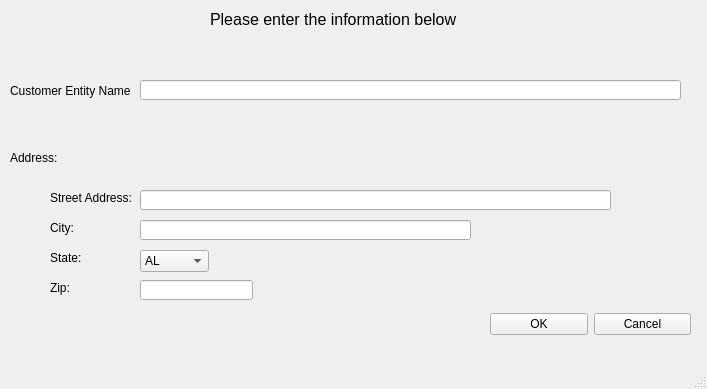
<?xml version="1.0" encoding="UTF-8"?>
<ui version="4.0">
 <class>AddCustomerWindow</class>
 <widget class="QMainWindow" name="AddCustomerWindow">
  <property name="geometry">
   <rect>
    <x>0</x>
    <y>0</y>
    <width>707</width>
    <height>389</height>
   </rect>
  </property>
  <property name="windowTitle">
   <string>MainWindow</string>
  </property>
  <widget class="QWidget" name="centralwidget">
   <widget class="QLabel" name="label">
    <property name="geometry">
     <rect>
      <x>210</x>
      <y>10</y>
      <width>251</width>
      <height>20</height>
     </rect>
    </property>
    <property name="text">
     <string>&lt;html&gt;&lt;head/&gt;&lt;body&gt;&lt;p&gt;&lt;span style=&quot; font-size:12pt;&quot;&gt;Please enter the information below&lt;/span&gt;&lt;/p&gt;&lt;/body&gt;&lt;/html&gt;</string>
    </property>
   </widget>
   <widget class="QLabel" name="Customer_Label">
    <property name="geometry">
     <rect>
      <x>10</x>
      <y>80</y>
      <width>121</width>
      <height>21</height>
     </rect>
    </property>
    <property name="text">
     <string>Customer Entity Name:</string>
    </property>
   </widget>
   <widget class="QLineEdit" name="NameLineEdit">
    <property name="geometry">
     <rect>
      <x>140</x>
      <y>80</y>
      <width>541</width>
      <height>20</height>
     </rect>
    </property>
   </widget>
   <widget class="QLabel" name="label_3">
    <property name="geometry">
     <rect>
      <x>10</x>
      <y>150</y>
      <width>51</width>
      <height>16</height>
     </rect>
    </property>
    <property name="text">
     <string>Address:</string>
    </property>
   </widget>
   <widget class="QLabel" name="Street_Label">
    <property name="geometry">
     <rect>
      <x>50</x>
      <y>190</y>
      <width>81</width>
      <height>16</height>
     </rect>
    </property>
    <property name="text">
     <string>Street Address:</string>
    </property>
   </widget>
   <widget class="QLabel" name="City_Label">
    <property name="geometry">
     <rect>
      <x>50</x>
      <y>220</y>
      <width>31</width>
      <height>16</height>
     </rect>
    </property>
    <property name="text">
     <string>City:</string>
    </property>
   </widget>
   <widget class="QLabel" name="label_2">
    <property name="geometry">
     <rect>
      <x>50</x>
      <y>250</y>
      <width>31</width>
      <height>16</height>
     </rect>
    </property>
    <property name="text">
     <string>State:</string>
    </property>
   </widget>
   <widget class="QLabel" name="Zip_Label">
    <property name="geometry">
     <rect>
      <x>50</x>
      <y>280</y>
      <width>31</width>
      <height>16</height>
     </rect>
    </property>
    <property name="text">
     <string>Zip:</string>
    </property>
   </widget>
   <widget class="QLineEdit" name="StreetLineEdit">
    <property name="geometry">
     <rect>
      <x>140</x>
      <y>190</y>
      <width>471</width>
      <height>20</height>
     </rect>
    </property>
   </widget>
   <widget class="QLineEdit" name="CityLineEdit">
    <property name="geometry">
     <rect>
      <x>140</x>
      <y>220</y>
      <width>331</width>
      <height>20</height>
     </rect>
    </property>
   </widget>
   <widget class="QComboBox" name="statecomboBox">
    <property name="geometry">
     <rect>
      <x>140</x>
      <y>250</y>
      <width>69</width>
      <height>22</height>
     </rect>
    </property>
    <item>
     <property name="text">
      <string>AL</string>
     </property>
    </item>
    <item>
     <property name="text">
      <string>AK</string>
     </property>
    </item>
    <item>
     <property name="text">
      <string>AZ</string>
     </property>
    </item>
    <item>
     <property name="text">
      <string>AR</string>
     </property>
    </item>
    <item>
     <property name="text">
      <string>CA</string>
     </property>
    </item>
    <item>
     <property name="text">
      <string>CO</string>
     </property>
    </item>
    <item>
     <property name="text">
      <string>CT</string>
     </property>
    </item>
    <item>
     <property name="text">
      <string>DE</string>
     </property>
    </item>
    <item>
     <property name="text">
      <string>FL</string>
     </property>
    </item>
    <item>
     <property name="text">
      <string>GA</string>
     </property>
    </item>
    <item>
     <property name="text">
      <string>HI</string>
     </property>
    </item>
    <item>
     <property name="text">
      <string>ID</string>
     </property>
    </item>
    <item>
     <property name="text">
      <string>IL</string>
     </property>
    </item>
    <item>
     <property name="text">
      <string>IN</string>
     </property>
    </item>
    <item>
     <property name="text">
      <string>IA</string>
     </property>
    </item>
    <item>
     <property name="text">
      <string>KS</string>
     </property>
    </item>
    <item>
     <property name="text">
      <string>KY</string>
     </property>
    </item>
    <item>
     <property name="text">
      <string>LA</string>
     </property>
    </item>
    <item>
     <property name="text">
      <string>ME</string>
     </property>
    </item>
    <item>
     <property name="text">
      <string>MD</string>
     </property>
    </item>
    <item>
     <property name="text">
      <string>MA</string>
     </property>
    </item>
    <item>
     <property name="text">
      <string>MI</string>
     </property>
    </item>
    <item>
     <property name="text">
      <string>MN</string>
     </property>
    </item>
    <item>
     <property name="text">
      <string>MS</string>
     </property>
    </item>
    <item>
     <property name="text">
      <string>MO</string>
     </property>
    </item>
    <item>
     <property name="text">
      <string>MT</string>
     </property>
    </item>
    <item>
     <property name="text">
      <string>NE</string>
     </property>
    </item>
    <item>
     <property name="text">
      <string>NV</string>
     </property>
    </item>
    <item>
     <property name="text">
      <string>NH</string>
     </property>
    </item>
    <item>
     <property name="text">
      <string>NJ</string>
     </property>
    </item>
    <item>
     <property name="text">
      <string>NM</string>
     </property>
    </item>
    <item>
     <property name="text">
      <string>NY</string>
     </property>
    </item>
    <item>
     <property name="text">
      <string>NC</string>
     </property>
    </item>
    <item>
     <property name="text">
      <string>ND</string>
     </property>
    </item>
    <item>
     <property name="text">
      <string>OH</string>
     </property>
    </item>
    <item>
     <property name="text">
      <string>OK</string>
     </property>
    </item>
    <item>
     <property name="text">
      <string>OR</string>
     </property>
    </item>
    <item>
     <property name="text">
      <string>PA</string>
     </property>
    </item>
    <item>
     <property name="text">
      <string>RI</string>
     </property>
    </item>
    <item>
     <property name="text">
      <string>SC</string>
     </property>
    </item>
    <item>
     <property name="text">
      <string>SD</string>
     </property>
    </item>
    <item>
     <property name="text">
      <string>TN</string>
     </property>
    </item>
    <item>
     <property name="text">
      <string>TX</string>
     </property>
    </item>
    <item>
     <property name="text">
      <string>UT</string>
     </property>
    </item>
    <item>
     <property name="text">
      <string>VT</string>
     </property>
    </item>
    <item>
     <property name="text">
      <string>VA</string>
     </property>
    </item>
    <item>
     <property name="text">
      <string>WA</string>
     </property>
    </item>
    <item>
     <property name="text">
      <string>WV</string>
     </property>
    </item>
    <item>
     <property name="text">
      <string>WI</string>
     </property>
    </item>
    <item>
     <property name="text">
      <string>WY</string>
     </property>
    </item>
   </widget>
   <widget class="QLineEdit" name="ZipLineEdit">
    <property name="geometry">
     <rect>
      <x>140</x>
      <y>280</y>
      <width>113</width>
      <height>20</height>
     </rect>
    </property>
   </widget>
   <widget class="QWidget" name="horizontalLayoutWidget">
    <property name="geometry">
     <rect>
      <x>490</x>
      <y>309</y>
      <width>201</width>
      <height>31</height>
     </rect>
    </property>
    <layout class="QHBoxLayout" name="horizontalLayout">
     <item>
      <widget class="QPushButton" name="acceptButton">
       <property name="enabled">
        <bool>true</bool>
       </property>
       <property name="text">
        <string>OK</string>
       </property>
      </widget>
     </item>
     <item>
      <widget class="QPushButton" name="rejectButton">
       <property name="text">
        <string>Cancel</string>
       </property>
      </widget>
     </item>
    </layout>
   </widget>
  </widget>
  <widget class="QMenuBar" name="menubar">
   <property name="geometry">
    <rect>
     <x>0</x>
     <y>0</y>
     <width>707</width>
     <height>21</height>
    </rect>
   </property>
  </widget>
  <widget class="QStatusBar" name="statusbar"/>
 </widget>
 <resources/>
 <connections/>
</ui>
